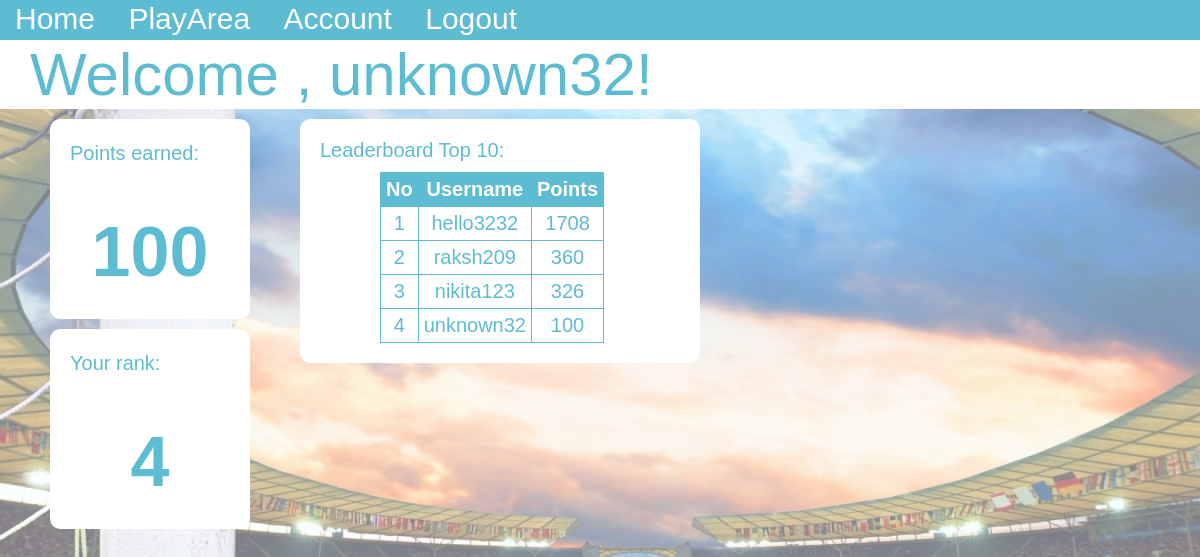
Page /Games/Dream-Cricket/dash/index.php (signed in) on the committed database.
### tables this page shows
CREATE TABLE `users` (
  `id` int(255) NOT NULL,
  `uname` varchar(255) NOT NULL,
  `password` varchar(255) NOT NULL,
  `points` int(255) NOT NULL,
  `rank` int(255) NOT NULL
);

### Games/Dream-Cricket/dash/index.php (the view, shortened to what this page needs)
<html>
<head>
    <link rel="stylesheet" type="text/css" href="main.css" >
</head>
<?php
include '../connect.php';
?>
<body>
<div class='container'>
<div class='main'>
    <div class='tabs'>
        <a href="index.php">Home</a>
        <a href="play.php">PlayArea</a>
        <a href="account.php">Account</a>
        <a href="logout.php">Logout</a>
    </div>
    <div class='head'>&ensp;Welcome , <?php echo $_SESSION['uname']; ?>!</div>
    <div class='points'>
    &emsp; <br>&emsp;Points earned:<h1 class='ptext'><?php
    echo $_SESSION['points'];
    ?></h1>
    </div>
    <div class='rank'>
    &emsp; <br>&emsp;Your rank:<h1 class='ptext'><?php echo $_SESSION['rank']; ?></h1>
    </div>
    <div class='leaderboard'>
        Leaderboard Top 10:
        <?php
        $q="SELECT * FROM users ORDER BY points DESC";
        $result = mysqli_query($connect,$q);
        $no=1;
        echo "<table class='leadtable'>
        <tr>
        <th>No</th>
        <th>Username</th>
        <th>Points</th>
        </tr>";
        while($row = mysqli_fetch_array($result))
        {
            echo "<tr>";
            echo "<td>" . $no++ . "</td>";
            echo "<td>" . $row['uname'] . "</td>";
            echo "<td>" . $row['points'] . "</td>";
            echo "</tr>";
         }
        echo "</table>";
    ?>
    </div>
</div>
</div>
</body>
</html>

### Games/Dream-Cricket/dash/main.css (style rules this page uses)
body { font-family: Arial, Helvetica, sans-serif; margin: 0px }
.container { width: 100%; height: 100%; position: relative; }
.container:after { background-image: url('../layouts/main.jpg'); background-repeat: no-repeat; background-size: cover; width:100%; height:100%; position:absolute; top:0; left:0; opacity:0.5; content:''; }
.main { position:relative; z-index:1; }
.tabs { background-color: #5DBCD2; color: white; height: 40px; font-size: 30px; }
.head { background-color: white; color:#5DBCD2; font-size: 60px; }
a { text-decoration: none; color:white; margin-left: 5px; vertical-align: middle; padding: 5px 10px; }
.points,.rank { background-color: white; border-radius: 10px; color: #5DBCD2; width: 200px; height: 200px; margin-left: 50px; margin-top: 10px; font-size: 20px; }
.ptext { text-align: center; font-size: 70px }
.leaderboard { background-color: white; border-radius: 10px; color: #5DBCD2; width:30%; margin-left: 300px; margin-top: -410px; font-size: 20px; padding: 20px 20px; }
table,td { background-color: white; color: #5DBCD2; padding: 5px 5px; margin-left: 60px; margin-top: 10px; font-size: 20px; text-align: center; border:1px solid #5DBCD2 ; border-collapse:collapse }
th { background-color: #5DBCD2; color: white; border:1px solid #5DBCD2 ; text-align: center; padding: 5px 5px; text-align: center; }

### rows in the picture
users: uname "hello3232", points "1708"
users: uname "raksh209", points "360"
users: uname "nikita123", points "326"
users: uname "unknown32", points "100"

### other values in the picture
$_SESSION['uname'] "unknown32"
$_SESSION['points'] "100"
$_SESSION['rank'] "4"
